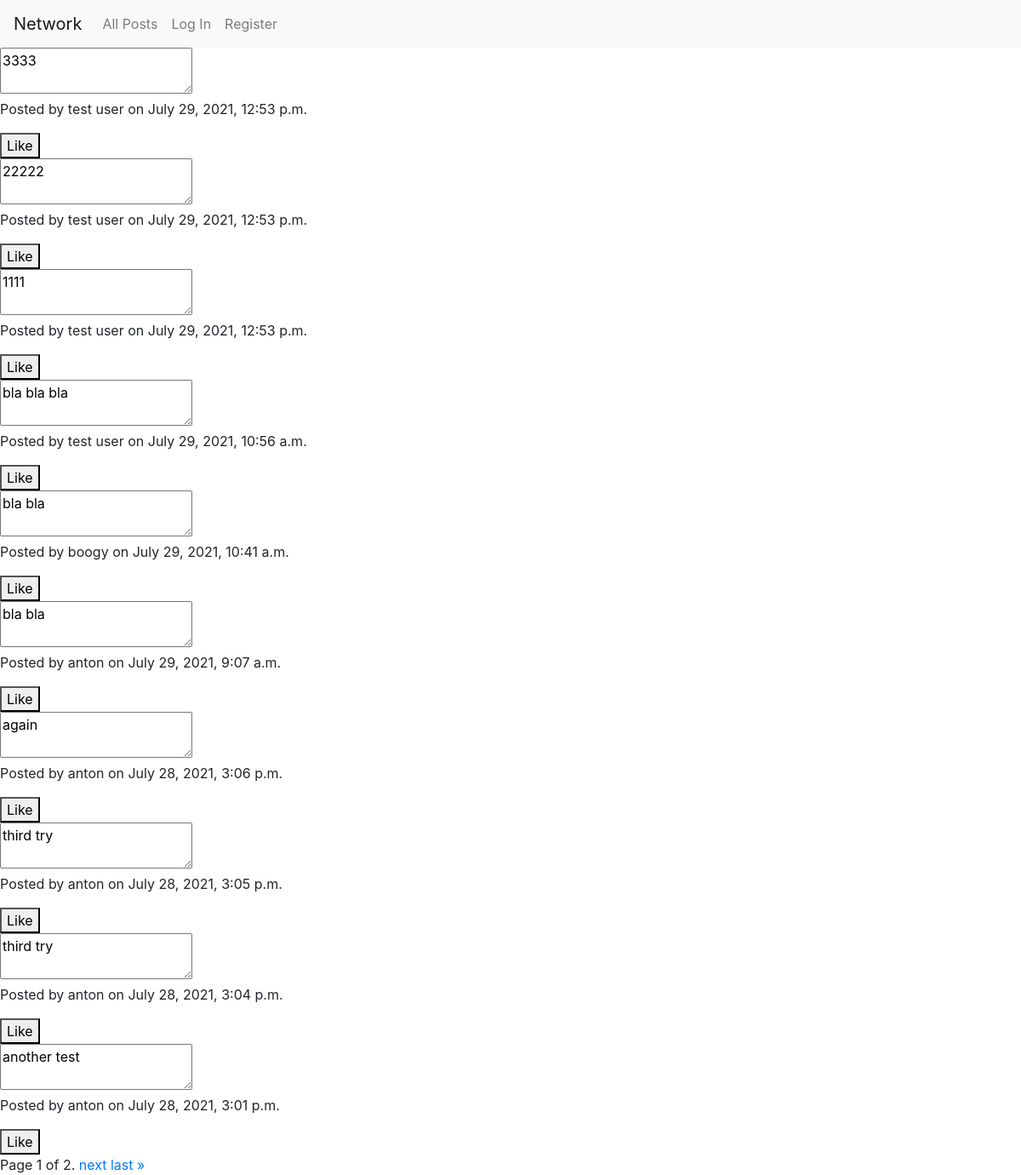
The app's page /, older data.
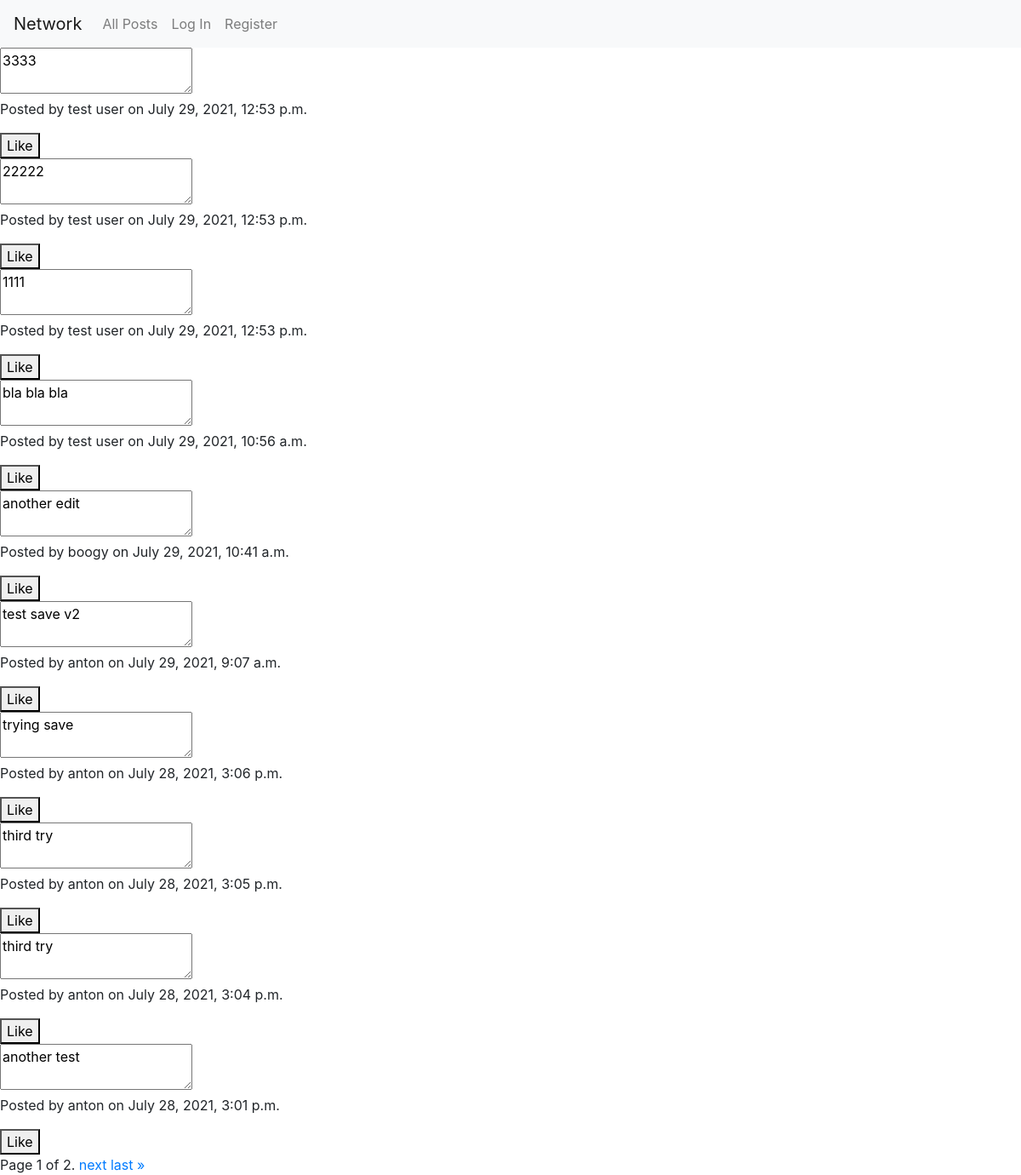
The same page, newer data.
### network/models.py (models this page shows)
class Post(models.Model):
    author = models.ForeignKey(User, on_delete=models.CASCADE, null=True)
    content = models.CharField(max_length=128, default="empty")
    created = models.DateTimeField(auto_now_add=True)

class User(AbstractUser):
    pass

### network/views.py (the view)
# urls.py: path("", views.index, name="index"),
def index(request):
    posts = Post.objects.all().order_by('-created')
    paginator = Paginator(posts, 10)
    page_number = request.GET.get('page')
    page_obj = paginator.get_page(page_number)
    return render(request, "network/index.html",{
        "page_obj": page_obj
    })

### network/templates/network/index.html (shortened to what this page needs)
{% extends "network/layout.html" %}
{% block body %}
    {% for post in page_obj %}
        <div class="post" id="{{post.pk}}">
            <textarea readonly>{{post.content}}</textarea>
            <p>Posted by {{post.author}} on {{post.created}}</p>
            <button class="like">Like</button>
        </div>
    {%endfor%}
    <div class="pagination">
        <span class="step-links">
            <span class="current">
                Page {{ page_obj.number }} of {{ page_obj.paginator.num_pages }}.
            </span>
            {% if page_obj.has_next %}
                <a href="?page={{ page_obj.next_page_number }}">next</a>
                <a href="?page={{ page_obj.paginator.num_pages }}">last &raquo;</a>
            {% endif %}
        </span>
    </div>
{% endblock %}

Row changes from the older to the newer data that the page shows:
changed Post "boogy": content "bla bla" → "another edit"
changed Post: content "bla bla" → "test save v2"
changed Post: content "again" → "trying save"
